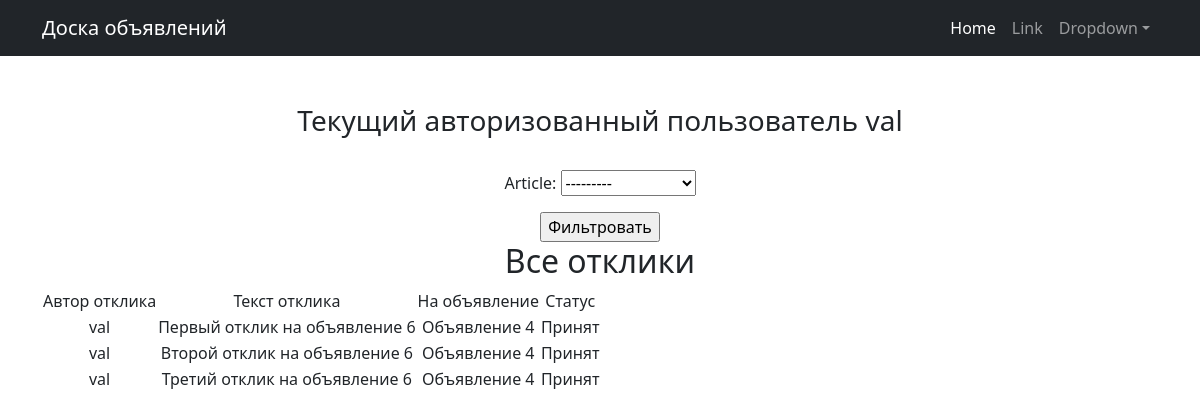
/ (signed in), run on the app's committed database.
### board/models.py (models this page shows, shortened)
class User(AbstractUser):
    code = models.CharField(max_length=128, null=True, blank=True)

class UserResponse(models.Model):
    author = models.ForeignKey(User, on_delete=models.CASCADE)
    text = models.TextField()
    article = models.ForeignKey(Article, on_delete=models.CASCADE, related_name='responses')
    status = models.BooleanField(default=False)

class Article(models.Model):
    TIPE = (
        ('tank', 'Танки'),
        ('heals', 'Хилы'),
        ('dd', 'ДД'),
        ('buyers', 'Торговцы'),
        ('gildemaster', 'Гилдмастеры'),
        ('quest', 'Квестгиверы'),
        ('smith', 'Кузнецы'),
        ('tanner', 'Кожевники'),
        ('potion', 'Зельевары'),
        ('spellmaster', 'Мастера заклинаний'),
    )
    author = models.ForeignKey(User, on_delete=models.CASCADE)
    date_creation = models.DateTimeField(auto_now_add=True)
    title = models.CharField(max_length=64)
    category = models.CharField(max_length=16, choices=TIPE, default='tank')
    text = RichTextUploadingField()
    def __str__(self):
        return self.title

### board/views.py (the view)
# urls.py: path('', ProfileView.as_view(), name="profile"),
class ProfileView(LoginRequiredMixin, ListView):
    def __init__(self):
        super().__init__()
        self.filterset = None
    model = UserResponse
    template_name = 'flatpages/index.html'
    context_object_name = 'responses'
    def get_queryset(self):
        queryset = super().get_queryset().filter(article__author=self.request.user)
        self.filterset = ResponseFilters(self.request.GET, queryset=queryset, request=self.request.user)
        return self.filterset.qs
    def get_context_data(self, **kwargs):
        context = super().get_context_data(**kwargs)
        context['filterset'] = self.filterset
        return context

### templates/flatpages/index.html (shortened to what this page needs)
{% extends 'flatpages/default.html' %}
{% block content %}
    <h3>Текущий авторизованный пользователь {{ user.username }}</h3>
    <br>
    <form action="" method="get">
    {{ filterset.form.as_p }}
        <input type="submit" value="Фильтровать">
    </form>
    <h2>Все отклики</h2>
    {% if responses %}
    <table>
    <tr>
        <td>Автор отклика</td>
        <td>Текст отклика</td>
        <td>На объявление</td>
        <td>Статус</td>
    </tr>
    {% for response in responses %}
        <tr>
        <td>{{ response.author }}</td>
        <td>{{ response.text }}</td>
        <td>{{ response.article.title }}</td>
            {% if response.status %}
        <td>Принят</td>
            {% else %}
        <td>
            Не принят
            <a href="{% url 'response_accept' response.id %}" class="btn btn-success btn-sm">принять</a>
            <a href="{% url 'response_delete' response.id %}" class="btn btn-danger btn-sm">удалить</a>
        </td>
            {% endif %}
    </tr>
    {% endfor %}
    </table>
    {% else %}
        Еще нет ни одного отклика!
    {% endif %}
{% endblock content %}

### data on the page
User: username "val"
UserResponse: author "val", text "Первый отклик на объявление 6", article "Объявление 4", status "Принят"
UserResponse: author "val", text "Второй отклик на объявление 6", article "Объявление 4", status "Принят"
UserResponse: author "val", text "Третий отклик на объявление 6", article "Объявление 4", status "Принят"
